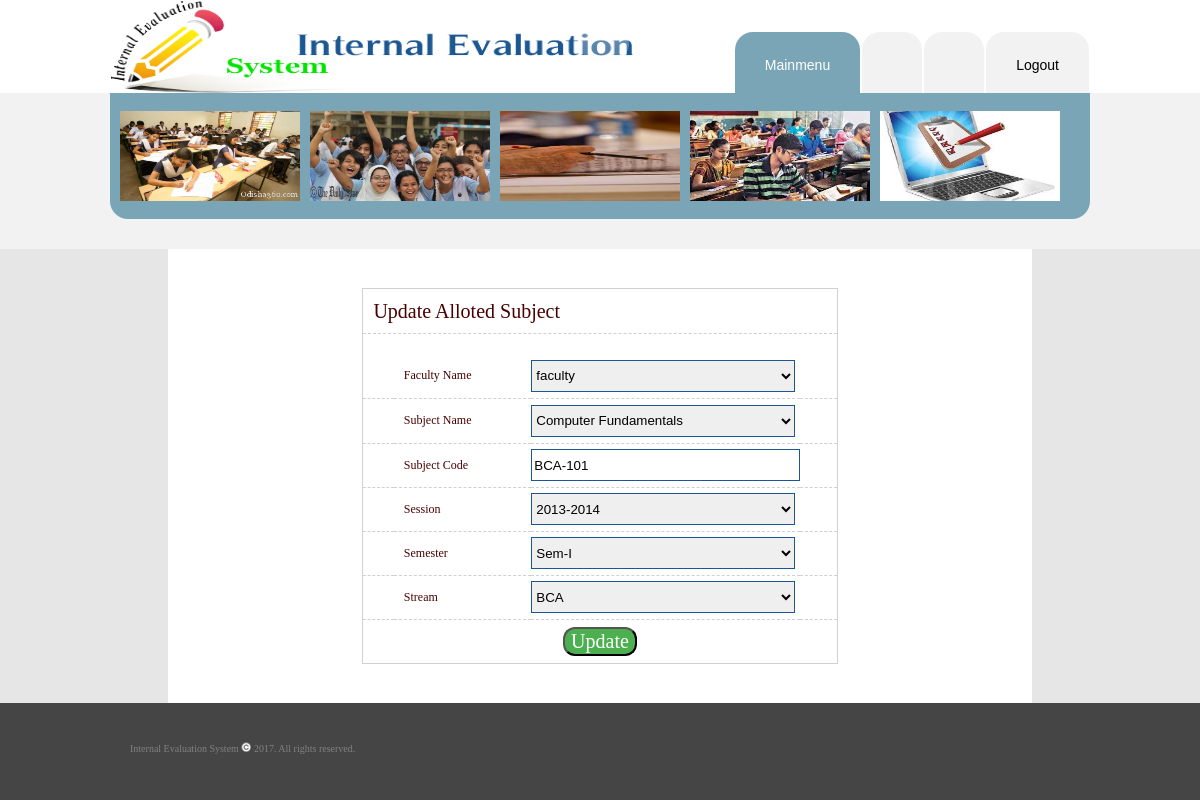
/danish/allotsubject_update.php?sid=5910c63cb1f3c (signed in), run on the app's committed database.
### tables this page shows
CREATE TABLE IF NOT EXISTS `allotsubject` (
  `allotid` varchar(50) NOT NULL,
  `facultyname` varchar(50) NOT NULL,
  `subjectname` varchar(50) NOT NULL,
  `subjectcode` varchar(50) NOT NULL,
  `session` varchar(50) NOT NULL,
  `stream` varchar(50) NOT NULL,
  `semester` varchar(50) NOT NULL,
  `status` varchar(1) NOT NULL DEFAULT 'T',
  `date` varchar(50) NOT NULL
);

### danish/allotsubject_update.php (the view, shortened to what this page needs)
<?php
$sid=isset($_REQUEST["sid"])?$_REQUEST["sid"]:"";
$error=isset($_REQUEST["error"])?$_REQUEST["error"]:"";
include("cont.php");
$q="select * from allotsubject where allotid='$sid'";
$qrey=mysqli_query($con,$q);
$res=mysqli_fetch_row($qrey);
include("admintop.php");
?>
<form action="allotsubject_update.php"method="post">
<div align="center">
  <center>
  <table border="0" cellpadding="0" cellspacing="0" class="bkwhite" width="72%" height="454">
    <tr>
      <td width="100%" height="454">
      <div align="center">
        <center>
        <table border="0" cellpadding="0" cellspacing="0" class="tbl" width="55%" height="376">
          <tr>
            <td width="100%" colspan="4" height="43" class="title" id="border_bottom">Update Alloted Subject</td>
          </tr>
          <tr>
            <td width="100%" height="19" colspan="4" class="msg"><center><?=$error?></center></td>
          </tr>
          <tr>
            <td width="10%" height="43" id="border_bottom">&nbsp;</td>
            <td width="40%" height="43" class="labels" id="border_bottom" >Faculty Name</td>
            <td width="38%" height="43" id="border_bottom">
          <select size="1" name="facname" class="regdrop">
  <option value="<?=$res[1]?>" selected> <?=$res[1]?> </option>
          </select>
            </td>
            <td width="12%" height="43" id="border_bottom">&nbsp;</td>
          </tr>
          <tr>
            <td width="10%" height="43" id="border_bottom">&nbsp;</td>
            <td width="40%" height="43" class="labels"id="border_bottom">Subject Name</td>
            <td width="38%" height="43" id="border_bottom">
          <select size="1" name="subname" class="regdrop">
          <option value="<?=$res[2]?>" selected> <?=$res[2]?> </option>
          </select>
            </td>
            <td width="12%" height="43" id="border_bottom">&nbsp;</td>
          </tr>
          <tr>
            <td width="10%" height="42" id="border_bottom">&nbsp;</td>
            <td width="40%" height="42" class="labels" id="border_bottom">Subject Code</td>
            <td width="38%" height="42" id="border_bottom"><input type="text" name="subcode" size="20" class="textbox" value="<?=$res[3]?>"></td>
            <td width="12%" height="42" id="border_bottom">&nbsp;</td>
          </tr>
          <tr>
            <td width="10%" height="42" id="border_bottom">&nbsp;</td>
            <td width="40%" height="42" class="labels" id="border_bottom">Session</td>
            <td width="38%" height="42" id="border_bottom">
          <select size="1" name="ses" class="regdrop">
          <option value="<?=$res[4]?>" selected> <?=$res[4]?> </option>
          </select>
            </td>
            <td width="12%" height="42" id="border_bottom">&nbsp;</td>
          </tr>
          <tr>
            <td width="10%" height="42" id="border_bottom">&nbsp;</td>
            <td width="40%" height="42" class="labels" id="border_bottom">Semester</td>
            <td width="38%" height="42" id="border_bottom">
          <select size="1" name="sem" class="regdrop">
           <option value="<?=$res[6]?>" selected> <?=$res[6]?> </option>
          </select>
            </td>
            <td width="12%" height="42" id="border_bottom">&nbsp;</td>
          </tr>
          <tr>
            <td width="10%" height="42" id="border_bottom">&nbsp;</td>
            <td width="40%" height="42" class="labels" id="border_bottom">Stream</td>
            <td width="38%" height="42" id="border_bottom">
          <select size="1" name="stream" class="regdrop">
<option value="<?=$res[5]?>" selected> <?=$res[5]?> </option>
          </select>
            </td>
            <td width="12%" height="42" id="border_bottom">&nbsp;</td>
          </tr>
          <tr>
            <td width="100%" height="42" colspan="4" align="center">
            <input type="submit" value="Update" name="action" class="buttons"></td>
          </tr>
        </table>
        </center>
      </div>
      </td>
    </tr>
  </table>
  </center>
</div>
</form>
<?php
include("bottom.php");
?>

### danish/images/stylesheet.css (style rules this page uses)
body { margin: 0px; color: rgb(129, 129, 129); font-family: Arial, Helvetica, sans-serif; font-size: 13px; background-color: rgb(242, 242, 242); }
.bkwhite { background:#ffffff; }
.title { font-size: 20px; color: #480000; font-family: verdana; padding-left: 10px; }
.labels { font-size: 12px; color: #480000; font-family: verdana; padding-left: 10px; }
.textbox { height:28px; width:263px; border: 1px solid #1C5792; }
.buttons { color: #ffffff; background-color: #4CAF50; font-size: 20px; border-radius: 12px; font-family:verdana; }
#border_bottom { border-bottom: 1px dashed #d0d0d0; }
.msg { color: #ff0000; font-size: 11px; font-family: Verdana; }
.tbl { border: 1px solid #d0d0d0; color: #480000; font-family:Verdana; font-size: 13px; text-align: left; }
.regdrop { height:32px; width:264px; border: 1px solid #1C5792; }

### data on the page
allotsubject: facname "faculty", subname "Computer Fundamentals", subcode "BCA-101", ses "2013-2014", sem "Sem-I", stream "BCA"
